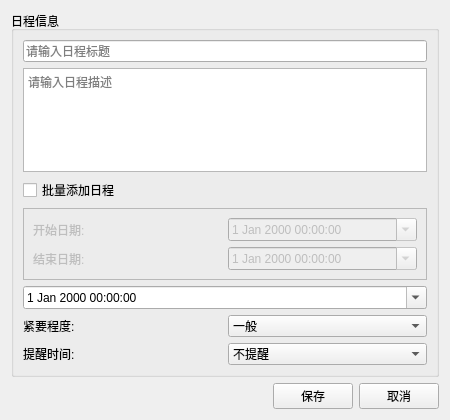
<?xml version="1.0" encoding="UTF-8"?>
<ui version="4.0">
 <class>ScheduleDialog</class>
 <widget class="QWidget" name="ScheduleDialog">
  <property name="geometry">
   <rect>
    <x>0</x>
    <y>0</y>
    <width>450</width>
    <height>420</height>
   </rect>
  </property>
  <property name="windowTitle">
   <string>编辑日程</string>
  </property>
  <layout class="QVBoxLayout" name="verticalLayout">
   <item>
    <widget class="QGroupBox" name="groupBox">
     <property name="title">
      <string>日程信息</string>
     </property>
     <layout class="QVBoxLayout" name="verticalLayout_2">
      <item>
       <widget class="QLineEdit" name="titleLineEdit">
        <property name="placeholderText">
         <string>请输入日程标题</string>
        </property>
       </widget>
      </item>
      <item>
       <widget class="QTextEdit" name="descriptionTextEdit">
        <property name="placeholderText">
         <string>请输入日程描述</string>
        </property>
       </widget>
      </item>
      <item>
       <layout class="QHBoxLayout" name="batchAddLayout">
        <item>
         <widget class="QCheckBox" name="batchAddCheckBox">
          <property name="text">
           <string>批量添加日程</string>
          </property>
         </widget>
        </item>
       </layout>
      </item>
      <item>
       <widget class="QFrame" name="dateRangeFrame">
        <property name="enabled">
         <bool>false</bool>
        </property>
        <property name="frameShape">
         <enum>QFrame::StyledPanel</enum>
        </property>
        <property name="frameShadow">
         <enum>QFrame::Raised</enum>
        </property>
        <layout class="QVBoxLayout" name="dateRangeLayout">
         <item>
          <layout class="QHBoxLayout" name="horizontalLayout_4">
           <item>
            <widget class="QLabel" name="startDateLabel">
             <property name="text">
              <string>开始日期:</string>
             </property>
            </widget>
           </item>
           <item>
            <widget class="QDateTimeEdit" name="startDateTimeEdit">
             <property name="calendarPopup">
              <bool>true</bool>
             </property>
            </widget>
           </item>
          </layout>
         </item>
         <item>
          <layout class="QHBoxLayout" name="horizontalLayout_5">
           <item>
            <widget class="QLabel" name="endDateLabel">
             <property name="text">
              <string>结束日期:</string>
             </property>
            </widget>
           </item>
           <item>
            <widget class="QDateTimeEdit" name="endDateTimeEdit">
             <property name="calendarPopup">
              <bool>true</bool>
             </property>
            </widget>
           </item>
          </layout>
         </item>
        </layout>
       </widget>
      </item>
      <item>
       <widget class="QDateTimeEdit" name="dateTimeEdit">
        <property name="calendarPopup">
         <bool>true</bool>
        </property>
       </widget>
      </item>
      <item>
       <layout class="QHBoxLayout" name="horizontalLayout">
        <item>
         <widget class="QLabel" name="priorityLabel">
          <property name="text">
           <string>紧要程度:</string>
          </property>
         </widget>
        </item>
        <item>
         <widget class="QComboBox" name="priorityComboBox">
          <item>
           <property name="text">
            <string>一般</string>
           </property>
          </item>
          <item>
           <property name="text">
            <string>重要</string>
           </property>
          </item>
          <item>
           <property name="text">
            <string>紧急</string>
           </property>
          </item>
         </widget>
        </item>
       </layout>
      </item>
      <item>
       <layout class="QHBoxLayout" name="horizontalLayout_2">
        <item>
         <widget class="QLabel" name="reminderLabel">
          <property name="text">
           <string>提醒时间:</string>
          </property>
         </widget>
        </item>
        <item>
         <widget class="QComboBox" name="reminderComboBox">
          <item>
           <property name="text">
            <string>不提醒</string>
           </property>
          </item>
          <item>
           <property name="text">
            <string>提前5分钟</string>
           </property>
          </item>
          <item>
           <property name="text">
            <string>提前15分钟</string>
           </property>
          </item>
          <item>
           <property name="text">
            <string>提前30分钟</string>
           </property>
          </item>
          <item>
           <property name="text">
            <string>提前1小时</string>
           </property>
          </item>
          <item>
           <property name="text">
            <string>提前1天</string>
           </property>
          </item>
         </widget>
        </item>
       </layout>
      </item>
     </layout>
    </widget>
   </item>
   <item>
    <layout class="QHBoxLayout" name="horizontalLayout_3">
     <item>
      <spacer name="horizontalSpacer">
       <property name="orientation">
        <enum>Qt::Horizontal</enum>
       </property>
       <property name="sizeHint" stdset="0">
        <size>
         <width>40</width>
         <height>20</height>
        </size>
       </property>
      </spacer>
     </item>
     <item>
      <widget class="QPushButton" name="saveButton">
       <property name="text">
        <string>保存</string>
       </property>
      </widget>
     </item>
     <item>
      <widget class="QPushButton" name="cancelButton">
       <property name="text">
        <string>取消</string>
       </property>
      </widget>
     </item>
    </layout>
   </item>
  </layout>
 </widget>
 <resources/>
 <connections/>
</ui>
